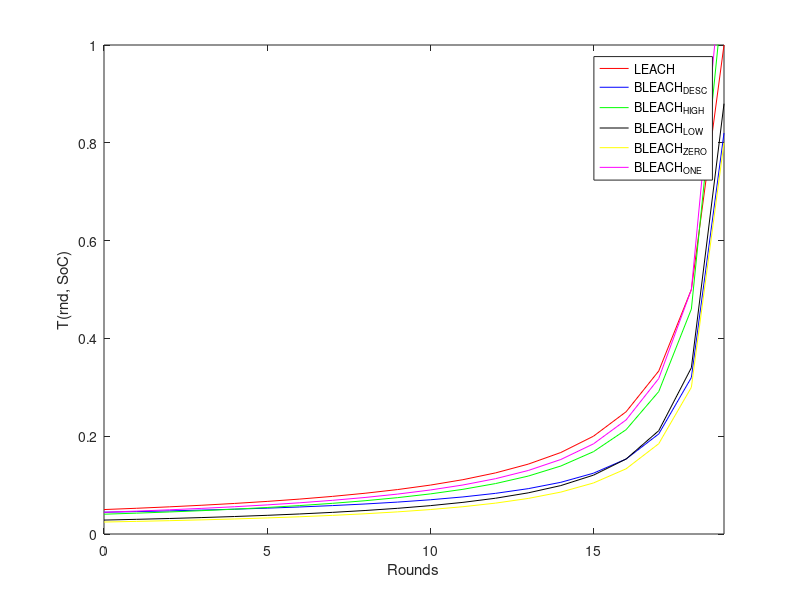

MATLAB code for this plot:
clc, clear all, close all

t = [];
t_bleach_desc = [];

t_bleach_high = [];     % Vector for T-values with energy at 0.8 SoC for all rounds
t_bleach_low = [];      % Vector for T-values with energy at 0.2 SoC for all rounds
t_bleach_zero = [];     % Vector for T-values with energy at 0 SoC for all rounds
t_bleach_ones = [];     % Vector for T-values with energy at 1 SoC for all rounds
p = 0.05;               

episode = 1/p;
rnd = 0;

leach_ones = ones(9);
leach_zeros = zeros(9);
SoC = 1:-p:p;
SoC_high = 0.8.*ones(9);  

SoC_low = 0.2.*ones(9);  

% Spread decides which value T_BLEACH_zero is to end at.
% It also makes T_BLEACH_one end at 2-spread. So it ends at an even space
% around 1.
spread = 0.8;      

h2 = spread;
f = 0.6;
   
% This was a formula calculated on paper
h1 = (2-2*spread)/(1-f);


K1 = (1-f)*h1
K2 = f*h2
for i = 1:episode
    t = [t, (p / (1 - p * mod(rnd, episode)))];
    
    t_bleach_desc = [t_bleach_desc, h1*(1 - f)*(p / (1 - p * mod(rnd, episode))) * SoC(i) + h2*(1 / (1 - (1 - f) * (p / (1 - p * mod(rnd, episode))))) * f * (p / (1 - p * mod(rnd, episode)))];
    %*(rnd/(1+mod(rnd, episode)))
    %(exp(1)/exp((episode-1)/mod(rnd, episode)))
    
    t_bleach_ones = [t_bleach_ones, h1*(1 - f) * (p / (1 - p * mod(rnd, episode))) * leach_ones(i) + h2*(1 / (1 - (1 - f) * (p / (1 - p * mod(rnd, episode))))) * f * (p / (1 - p * mod(rnd, episode)))];
    t_bleach_high = [t_bleach_high, h1*(1 - f) * (p / (1 - p * mod(rnd, episode))) * SoC_high(i) + h2*(1 / (1 - (1 - f) * (p / (1 - p * mod(rnd, episode))))) * f * (p / (1 - p * mod(rnd, episode)))];
    t_bleach_low = [t_bleach_low, h1*(1 - f) * (p / (1 - p * mod(rnd, episode))) * SoC_low(i) + h2*(1 / (1 - (1 - f) * (p / (1 - p * mod(rnd, episode))))) * f * (p / (1 - p * mod(rnd, episode)))];
    t_bleach_zero = [t_bleach_zero, h1*(1 - f) * (p / (1 - p * mod(rnd, episode))) * leach_zeros(i) + h2*(1 / (1 - (1 - f) * (p / (1 - p * mod(rnd, episode))))) * f * (p / (1 - p * mod(rnd, episode)))];
    
    if(rnd == 0)
        START_S_HIGH = h1*(1 - f) * (p / (1 - p * mod(rnd, episode))) * leach_ones(i);
        START_R_HIGH = h2*(1 / (1 - (1 - f) * (p / (1 - p * mod(rnd, episode))))) * f * (p / (1 - p * mod(rnd, episode)));
    
        START_S_LOW = h1*(1 - f) * (p / (1 - p * mod(rnd, episode))) * leach_zeros(i);
        START_R_LOW = h2*(1 / (1 - (1 - f) * (p / (1 - p * mod(rnd, episode))))) * f * (p / (1 - p * mod(rnd, episode)));
    
    end
    if(rnd == 1/p-1)
        END_S_HIGH = h1*(1 - f) * (p / (1 - p * mod(rnd, episode))) * leach_ones(i);
        END_R_HIGH = h2*(1 / (1 - (1 - f) * (p / (1 - p * mod(rnd, episode))))) * f * (p / (1 - p * mod(rnd, episode)));
    
        END_S_LOW = h1*(1 - f) * (p / (1 - p * mod(rnd, episode))) * leach_zeros(i);
        END_R_LOW = h2*(1 / (1 - (1 - f) * (p / (1 - p * mod(rnd, episode))))) * f * (p / (1 - p * mod(rnd, episode)));
    end
    
    
    rnd = rnd+1;
end


residMax = t_bleach_ones-t;
leastQuadMax = residMax*residMax'

residMin = t-t_bleach_zero;
leastQuadMin = residMin*residMin'

rndVec = 0:length(t)-1;


threeD = 0;


figure(1)
if threeD == 0
    h1 = plot(rndVec, t, 'color', 'r');
    hold on
    h2 = plot(rndVec, t_bleach_desc, 'color', 'b' );
    h3 = plot(rndVec, t_bleach_high, 'color', 'g');
    h4 = plot(rndVec, t_bleach_low, 'color', 'k');
    h5 = plot(rndVec, t_bleach_zero, 'color', 'y');
    h6 = plot(rndVec, t_bleach_ones, 'color', 'm');
    legend([h1(1) h2(1) h3(1) h4(1) h5(1) h6(1)], 'LEACH','BLEACH_{DESC}','BLEACH_{HIGH}','BLEACH_{LOW}', 'BLEACH_{ZERO}', 'BLEACH_{ONE}')
    ylim([0 1])
    xlim([0 (episode-1)])
    xlabel('Rounds')
    ylabel('T(rnd, SoC)')
elseif threeD == 1
    h1 = plot3(rndVec, leach_ones, t, 'color', 'r');
    hold on
    h2 = plot3(rndVec, SoC, t_bleach_desc, 'color', 'b' );
    h3 = plot3(rndVec, SoC_high, t_bleach_high, 'color', 'g');
    h4 = plot3(rndVec, SoC_low, t_bleach_low, 'color', 'k');
    xlabel('Rounds')
    ylabel('SoC')
    zlabel('T(rnd, SoC)')
    ylim([0 1])
    xlim([0 (episode-1)])
    title('Regular LEACH vs BLEACH')
    legend([h1(1) h2(1) h3(1) h4(1)], 'LEACH','BLEACH','BLEACH_{HIGH}','BLEACH_{LOW}')
else
    h1 = plot(rndVec, t, 'color', 'r');
    legend([h1(1)], 'LEACH')
    ylim([0 1])
    xlim([0 (episode-1)])
    xlabel('Rounds')
    ylabel('T(rnd)')
    
    figure(2)
    h2 = plot(rndVec, t_bleach_desc, 'color', 'b' );
    legend([h2(1)], 'BLEACH')
    ylim([0 1])
    xlim([0 (episode-1)])
    xlabel('Rounds')
    ylabel('T(rnd, SoC)')
    
    figure(3)
    h3 = plot(rndVec, t_bleach_high, 'color', 'g');
    legend([h3(1)], 'BLEACH_{HIGH}')
    ylim([0 1])
    xlim([0 (episode-1)])
    xlabel('Rounds')
    ylabel('T(rnd, SoC)')
    
    figure(4)
    h4 = plot(rndVec, t_bleach_low, 'color', 'k');
    legend([h4(1)],'BLEACH_{LOW}')
    ylim([0 1])
    xlim([0 (episode-1)])
    xlabel('Rounds')
    ylabel('T(rnd, SoC)')
end





